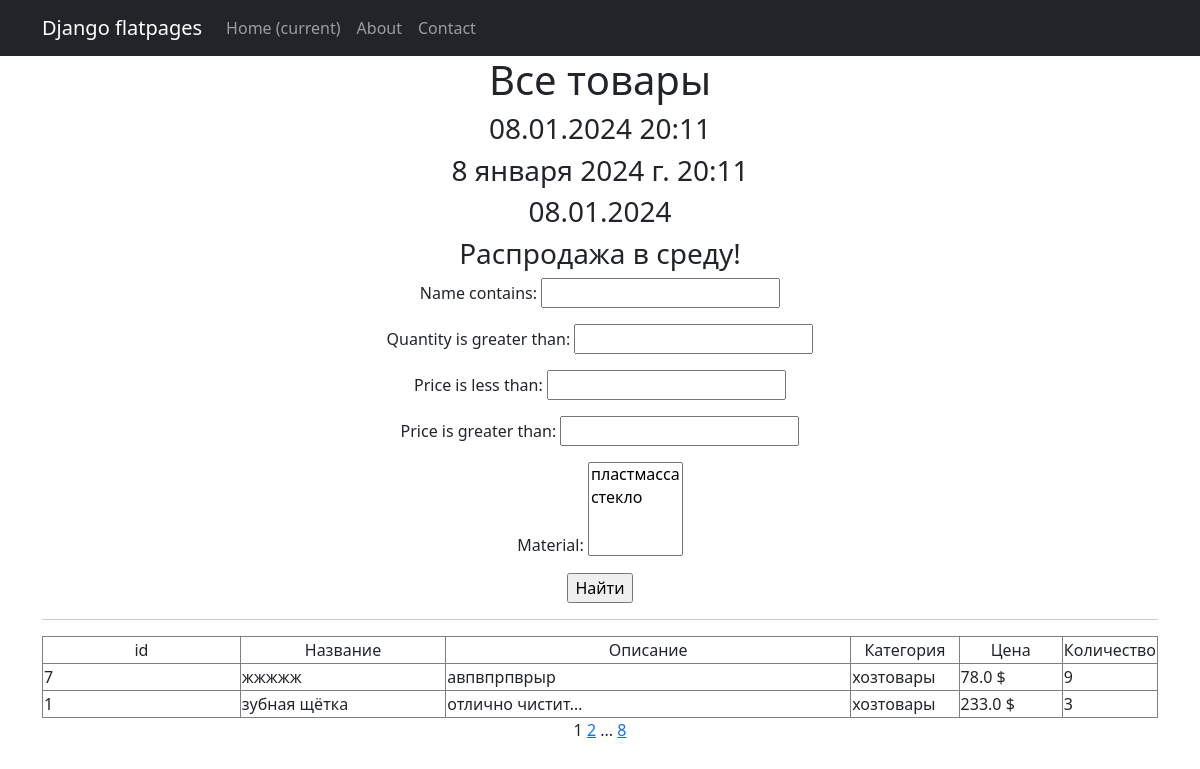
Screenshot of /products/ with the database file from the repository.
### simpleapp/models.py (models this page shows, shortened)
class Product(models.Model):
    name = models.CharField(
        max_length=50,
        unique=True, # названия товаров не должны повторяться
    )
    description = models.TextField()
    quantity = models.IntegerField(
        validators=[MinValueValidator(0)],
    )
    category = models.ForeignKey(
        to='Category',
        on_delete=models.CASCADE,
        related_name='products', # все продукты в категории будут доступны через поле products
    )
    price = models.FloatField(
        validators=[MinValueValidator(0.0)],
    )

class Category(models.Model):
    name = models.CharField(max_length=100, unique=True)

### simpleapp/views.py (the view)
# urls.py: path('', ProductsList.as_view(), name='product_list'),
class ProductsList(ListView):
    model = Product
    ordering = 'name'
    template_name = 'products.html'
    context_object_name = 'products'
    paginate_by = 2  # вот так мы можем указать количество записей на странице
    def get_queryset(self):
        queryset = super().get_queryset()
        self.filterset = ProductFilter(self.request.GET, queryset)
        return self.filterset.qs
    def get_context_data(self, **kwargs):
        context = super().get_context_data(**kwargs)
        context['time_now'] = datetime.now()
        context['next_sale'] = "Распродажа в среду!"
        context['filterset'] = self.filterset
        return context

### simpleapp/models.py (called while the page is built)
    def __str__(self):
        return self.name

### simpleapp/templatetags/custom_filters.py (called while the page is built)
@register.filter()
def currency(value, code='rub'):
   postfix = CURRENCIES_SYMBOLS[code]
   return f'{value} {postfix}'

### simpleapp/templatetags/custom_tags.py (called while the page is built)
@register.simple_tag()
def current_time(format_string='%b %d %Y'):
   return datetime.now().strftime(format_string)

@register.simple_tag(takes_context=True)
def url_replace(context, **kwargs):
   d = context['request'].GET.copy()
   for k, v in kwargs.items():
       d[k] = v
   return d.urlencode()

### templates/products.html (shortened to what this page needs)
{% extends 'flatpages/default.html' %}
{% load custom_filters %}
{% load custom_tags %}
{% block content %}
   <h1>Все товары</h1>
   <h3>{{ time_now|date:'d.m.Y H:i' }}</h3>
   <h3>{{ time_now }}</h3>
   <h3>{% current_time '%d.%m.%Y' %}</h3>
   <h3> {{ next_sale|default_if_none:"Чуть позже сообщим о распродаже!" }} </h3>
   <form action="" method="get">
       {{ filterset.form.as_p }}
       <input type="submit" value="Найти" />
   </form>
   <hr>
   {% if products %}
       <table class="table-bordered">
           <tr>
               <td>id</td>
               <td>Название</td>
               <td>Описание</td>
               <td>Категория</td>
               <td>Цена</td>
               <td>Количество</td>
           </tr>
           {% for product in products %}
           <tr align="left">
               <td width="20%">{{ product.id }}</td>
               <td width="20%">{{ product.name }}</td>
               <td width="40%">{{ product.description|truncatechars:15 }}</td>
               <td width="10%">{{ product.category.name }}</td>
               <td width="10%">{{ product.price|currency:"usd" }}</td>
               <td width="10%">{{ product.quantity }}</td>
           </tr>
           {% endfor %}
       </table>
   {% else %}
       <h2>Товаров нет!</h2>
   {% endif %}
   {{ page_obj.number }}
   {% if page_obj.has_next %}
       <a href="?{% url_replace page=page_obj.next_page_number %}">{{ page_obj.next_page_number }}</a>
       {% if paginator.num_pages != page_obj.next_page_number %}
           ...
           <a href="?{% url_replace page=page_obj.paginator.num_pages %}">{{ page_obj.paginator.num_pages }}</a>
       {% endif %}
   {% endif %}
{% endblock content %}

### rows the page displays
Product: id "7", name "жжжжж", description "авпвпрпврыр", category.name "хозтовары", price "78.0 $", quantity "9"
Product: id "1", name "зубная щётка", description "отлично чистит…", category.name "хозтовары", price "233.0 $", quantity "3"

### other values shown
{{ time_now|date:'d.m.Y H:i' }} "08.01.2024 20:11"
{{ time_now }} "8 января 2024 г. 20:11"
{{ next_sale|default_if_none:"Чуть позже сообщим о распродаже!" }} "Распродажа в среду!"
{{ page_obj.number }} "1"
{{ page_obj.next_page_number }} "2"
{{ page_obj.paginator.num_pages }} "8"
